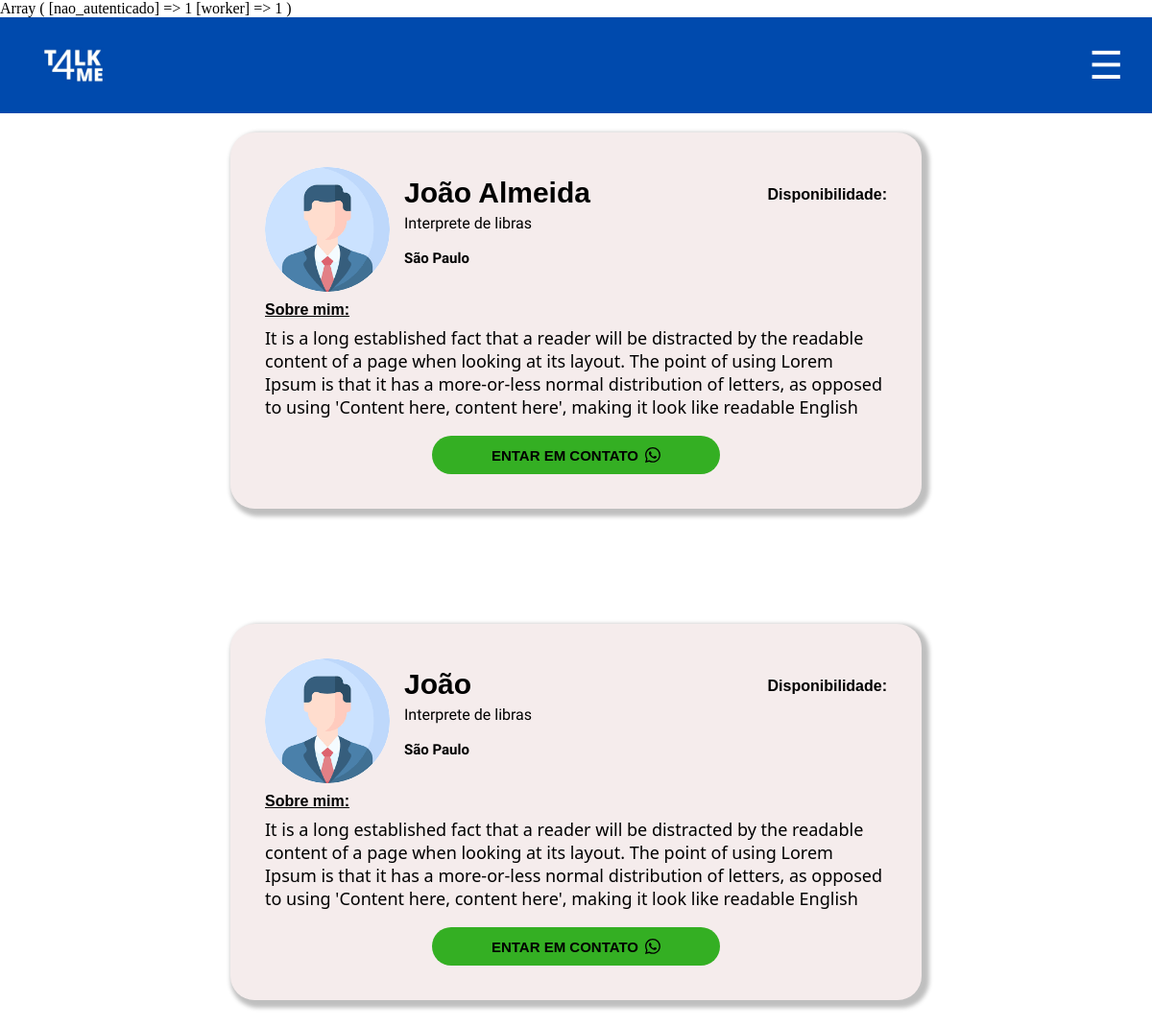
Before: /Interpretes.php with the older database file.
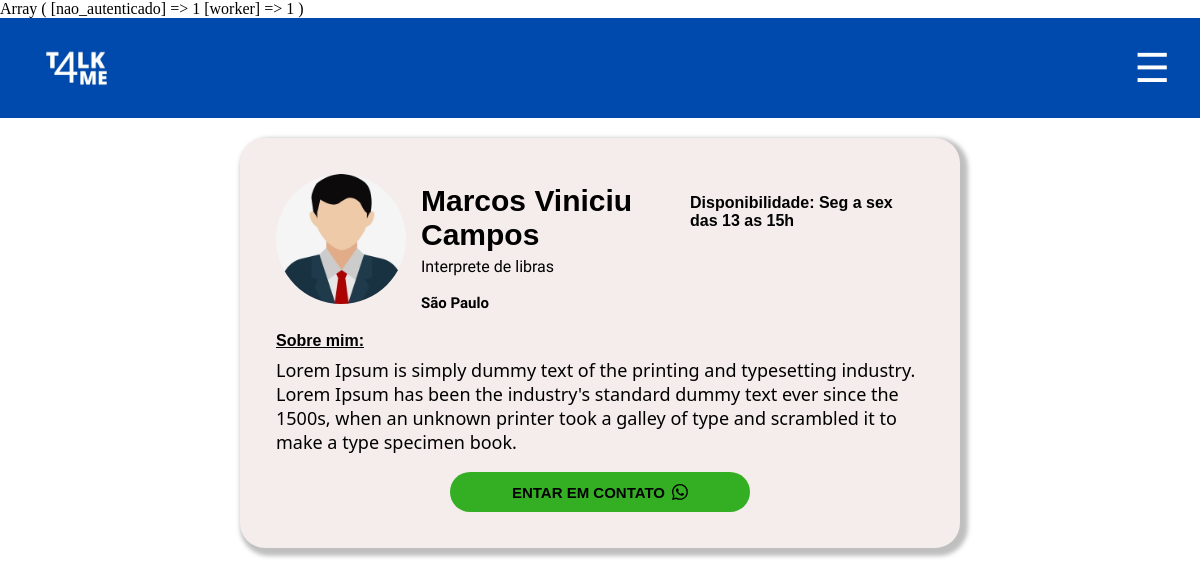
After: the same page with the newer database file.
### tables this page shows
CREATE TABLE `interpretes` (
  `id` int(11) NOT NULL,
  `nome` varchar(255) NOT NULL,
  `cidade` varchar(255) NOT NULL,
  `email` varchar(255) NOT NULL,
  `celular` varchar(15) NOT NULL,
  `descricao` varchar(800) NOT NULL,
  `arquivo` varchar(40) NOT NULL,
  `date` date DEFAULT NULL,
  `senha` varchar(255) NOT NULL,
  `disponibilidade` varchar(255) NOT NULL
);

### Interpretes.php (the view, shortened to what this page needs)
<?php
include_once ("conexao1.php");
print_r($_SESSION);
$result_usuario="SELECT nome, cidade, email,celular,descricao, arquivo, disponibilidade FROM `interpretes`";
$result_usuario=mysqli_query($conexao, $result_usuario);
$dir="uploads/";
?>
<!DOCTYPE html>
<html>
	<head>
		<link rel="stylesheet" href="Style_interpretes.css">
	</head>
	<body>
		<header>
			<nav>
				<div class="logo">
					<a href="Home.html">
						<img src="logo.jpg" alt="logo site" height="100" width="100">
					</a>
				</div>
				<ul>
					<button>&#9776;</button>
				</ul>
			</nav>
		</header>
		<?php while($dado = $result_usuario->fetch_array()){ ?>
			<div class="fundo">
				<article class="interpretes">
					<div>
						<div class="Foto_Valor">
							<div>
								<img class="foto" src="<?php echo $dir.$dado['arquivo'] ?>" height="130" width="130">
							</div>
							<div class="profissional">
								<article class="nome">
									<h3> <?php echo $dado['nome'] ?></h3>
									<p class="funcao"> Interprete de libras </p>
									<p class="cidade"><?php echo $dado['cidade'] ?> </p>
								</article>
								<div class="valor">
									<p>Disponibilidade: <?php echo $dado['disponibilidade'] ?></p>
								</div>
							</div>
						</div>
						<div class="informações">
							<div class="sobre_mim">
								<strong>
									<p> Sobre mim: </p>
								</strong>
							</div>
							<div class="descrição">
								<p class="texto"> <?php echo $dado['descricao'] ?> </p>
							</div>
						</div>
						<?php
						if(isset($_SESSION['nao_autenticado'])):
						?>
						<div class="contato">
							<form action="login_usuario.php" type="submit">
								<button class="bt_confirmar" >
									<p> ENTAR EM CONTATO </p>
								</button>
							</form>
						</div>
						<?php
						else:
						?>
						<div class="contato">
							<form action="https://wa.me/<?php echo $dado['celular'] ?>" type="submit">
								<button class="bt_confirmar" >
									<p> ENTAR EM CONTATO </p>
								</button>
							</form>
						</div>
						<?php
				endif;
				?>
					</div>
				</article>
			</div>
		<?php } ?>
	</body>
</html>

### Style_interpretes.css (style rules this page uses)
* { margin: 0; padding: 0; }
body, html { overflow-x: hidden !important; }
header { z-index: 99px; position: fixed; width: 100%; }
nav { background-color: #004AAD; padding: 0 30px; justify-content: space-between; align-items: center; }
nav, .bt_cb { display: flex; }
nav ul { padding: 0; }
button { background-color: transparent; border: none; color: #fff; font-size: 40px; }
.fundo { margin-top: 120px; width: 100%; }
.interpretes { display: flex; margin-left: 20%; margin-right: 20%; margin-bottom: 50px; padding: 36px; border-radius: 25px; font-family: 'Comfortaa', cursive; background-color: rgb(245, 236, 236); box-shadow: 4px 4px 4px 4px rgb(0 0 0 / 25%); }
.Foto_Valor { display: flex; width: 100%; }
.foto { border: 1px; border-radius: 100%; }
.profissional { display: flex; width: 100%; justify-content: space-between; }
.valor { display: flex; padding-top: 20px; color: black; font-size: max(20px 2vw); font-weight: bold; font-family:'Gill Sans', 'Gill Sans MT', Calibri, 'Trebuchet MS', sans-serif; }
.nome { padding: 10px 15px; color: black; font-size: max( 30px 4vw); }
.nome > h3 { font-weight: bold; font-family:'Gill Sans', 'Gill Sans MT', Calibri, 'Trebuchet MS', sans-serif; font-size: 30px; }
.funcao { font-size: 16px; padding-top: 5px; }
.cidade { color: #000000; font-size: 15px; font-weight: bold; margin-top: 18px; }
.descrição { display: flex; width: 100%; }
.sobre_mim { padding-top: 10px; color: #000000; font-size: min(18px 5vw); font-weight: bold; text-decoration: underline; font-family:'Gill Sans', 'Gill Sans MT', Calibri, 'Trebuchet MS', sans-serif; }
.texto { color: #000000; margin-bottom: 8px; margin-top: 8px; font-family: 'Segoe UI', Tahoma, Geneva, Verdana; font-size: 18px; }
.contato { display: flex; justify-content: center; }
.bt_confirmar { display: flex; background-color: #34af23; border: 1px solid transparent; color: #000000; align-items: center; justify-content: center; border-radius: 20px; height: 40px; width: 300px; font-size: max(16px 3vw); font-weight: bold; -moz-transform: all 0.4s; -webkit-transform: all 0.4s; transition: all 0.4s; margin-top: 10px; font-family:'Gill Sans', 'Gill Sans MT', Calibri, 'Trebuchet MS', sans-serif; }
.bt_confirmar > p { padding-right: 7px; font-size: 15px; }

Changed rows visible on the page:
removed interpretes: arquivo (picture), nome "João Almeida", cidade "São Paulo", descricao "It is a long established fact that a reader will be distracted by the readable content of a page when looking at its layout. The point of using Lorem Ipsum is that it has a more-or-less normal distribution of letters, as opposed to using 'Content here, content here', making it look like readable English", shows "ENTAR EM CONTATO"
removed interpretes: arquivo (picture), nome "João", cidade "São Paulo", descricao "It is a long established fact that a reader will be distracted by the readable content of a page when looking at its layout. The point of using Lorem Ipsum is that it has a more-or-less normal distribution of letters, as opposed to using 'Content here, content here', making it look like readable English"
added interpretes: arquivo (picture), nome "Marcos Viniciu Campos", cidade "São Paulo", disponibilidade "Seg a sex das 13 as 15h", descricao "Lorem Ipsum is simply dummy text of the printing and typesetting industry. Lorem Ipsum has been the industry's standard dummy text ever since the 1500s, when an unknown printer took a galley of type and scrambled it to make a type specimen book.", shows "ENTAR EM CONTATO"
